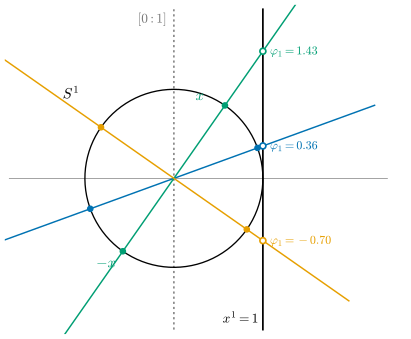

Recreate this plot in Python.
"""그림 3.4.2: 실사영직선 RP^1과 차트 φ_1 (3.4절, 예 3.4.16).

RP^1의 점은 R^2에서 원점을 지나는 직선이다. 각 직선 ℓ = [x^1 : x^2]는 단위원 S^1과 두 점 ±x에서 만난다(S^1/± 모형).
x^1 ≠ 0이면 ℓ은 세로선 x^1 = 1과 한 점 (1, x^2/x^1)에서 만나고, φ_1[x^1 : x^2] = x^2/x^1은 그 점의 높이(기울기)다.
세로축 x^1 = 0 (점 [0 : 1])만 x^1 = 1과 만나지 않는다. 이 점이 U_1 밖의 유일한 점이다.

실행: 프로젝트 루트에서 ``PYTHONPATH=tools python3 chapters/03-topology-basics/figures/fig-3-4-2-rp1-chart.py``
"""

import dgfig

dgfig.setup()

import matplotlib.pyplot as plt
import numpy as np

C = dgfig.COLORS
LW = dgfig.LW

angles = np.deg2rad([20.0, 55.0, -35.0])        # 그릴 직선들의 방향각
phi1 = lambda x: x[1] / x[0]


def line_pts(th, L=2.4):
    d = np.array([np.cos(th), np.sin(th)])
    return np.outer([-L, L], d)


# 자기검사: 직선 위의 두 점 x, λx (λ ≠ 0)는 같은 φ_1 값을 준다 (잘 정의됨), 교점 (1, φ_1)은 직선 위에 있다
for th in angles:
    x = np.array([np.cos(th), np.sin(th)])
    for lam in (-2.0, -0.3, 0.7, 3.0):
        assert abs(phi1(lam * x) - phi1(x)) < 1e-12
    q = np.array([1.0, phi1(x)])
    assert abs(q[0] * x[1] - q[1] * x[0]) < 1e-12

fig, ax = plt.subplots(figsize=(4.4, 3.5))
dgfig.schematic_axes(ax, (-1.9, 2.6), (-1.75, 1.95))
th = np.linspace(0, 2 * np.pi, 400)
ax.plot(np.cos(th), np.sin(th), color=C["main"], lw=1.0, zorder=2)
ax.plot([-1.85, 2.4], [0, 0], color=C["aux"], lw=0.5, zorder=0)
# 세로축 x^1 = 0: U_1 밖의 점 [0 : 1]
ax.plot([0, 0], [-1.7, 1.9], color=C["aux"], lw=1.1, ls=(0, (1.5, 2)), zorder=1)
# 세로선 x^1 = 1 (차트의 "화면")
ax.plot([1, 1], [-1.7, 1.9], color=C["main"], lw=1.3, zorder=1)
cols = [C["tangent"], C["third"], C["accent"]]
for th0, col in zip(angles, cols):
    P = line_pts(th0)
    ax.plot(*P.T, color=col, lw=1.1, zorder=3)
    x = np.array([np.cos(th0), np.sin(th0)])
    for sgn in (1, -1):
        ax.plot(*(sgn * x), "o", ms=4, color=col, zorder=6)
    q = np.array([1.0, phi1(x)])
    ax.plot(*q, "o", ms=4.5, mfc="white", mec=col, mew=1.3, zorder=7)
    ax.text(1.08, q[1], r"$\varphi_1 = %.2f$" % q[1], fontsize=9, color=col, va="center")
x0 = np.array([np.cos(angles[1]), np.sin(angles[1])])
ax.text(*(x0 + [-0.33, 0.06]), r"$x$", fontsize=11, color=cols[1])
ax.text(*(-x0 + [-0.3, -0.18]), r"$-x$", fontsize=11, color=cols[1])
ax.text(0.95, -1.62, r"$x^1 = 1$", fontsize=10, color=C["main"], ha="right")
ax.text(-0.08, 1.75, r"$[0:1]$", fontsize=10, color=C["aux"], ha="right")
ax.text(-1.25, 0.9, r"$S^1$", fontsize=11)

fig.subplots_adjust(left=0.01, right=0.99, top=0.99, bottom=0.01)
dgfig.save(fig, __file__)
